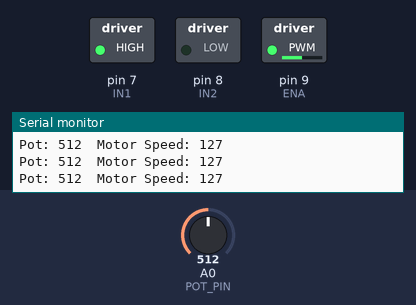
A sketch run on a simulated Arduino Uno, built with avr-gcc and run on an emulated ATmega328P. Parts: switched loads named in the sketch (green lamp = pin HIGH), the last lines printed to the serial monitor. The test bench sets the inputs (shaded band); at power-on: A0 (POT_PIN) = 512.

Above: at 1.2 s.
1.3 s: A0 (POT_PIN) set to 716
At 2.0 s:
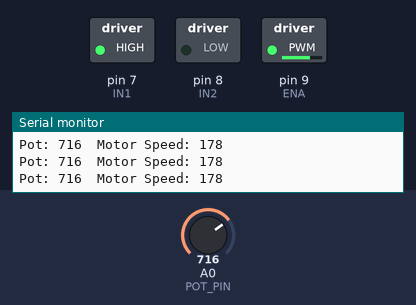
2.8 s: A0 (POT_PIN) set to 900
At 3.5 s:
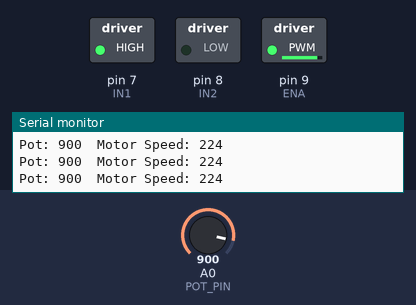
4.3 s: A0 (POT_PIN) set to 122
At 5.0 s:
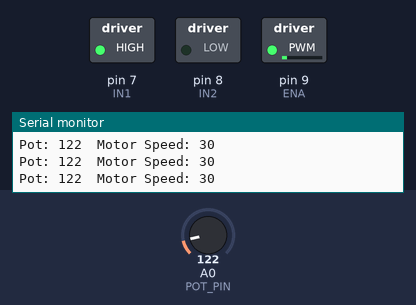
5.8 s: A0 (POT_PIN) set to 0
At 6.5 s:
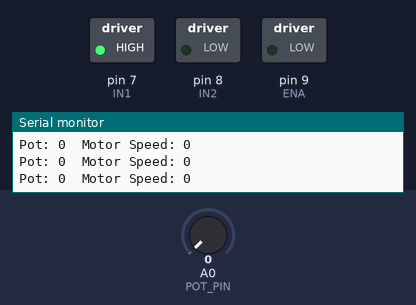
7.3 s: A0 (POT_PIN) set to 511
At 7.9 s:
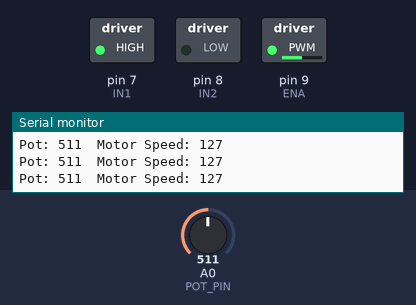
Timing chart, 0 to 9.8 s (numbered marks = the images above; inputs shaded):
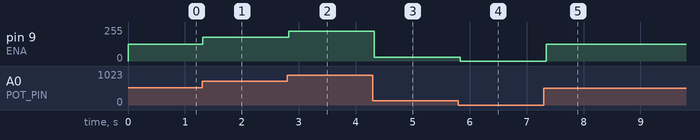

Measured:
- after the input at 1.3 s, pin 9 (ENA): 127/255 → 178/255 at once
- after the input at 2.8 s, pin 9 (ENA): 178/255 → 224/255 at once
- after the input at 4.3 s, pin 9 (ENA): 224/255 → 30/255 at once
- after the input at 5.8 s, pin 9 (ENA): 30/255 → 0/255 at once
- after the input at 7.3 s, pin 9 (ENA): 0/255 → 127/255 after 0.05 s

The sketch:

dc_motor_speed_control.ino
```cpp
#define POT_PIN A0
#define IN1 7
#define IN2 8
#define ENA 9

void setup() {
  pinMode(IN1, OUTPUT);
  pinMode(IN2, OUTPUT);
  pinMode(ENA, OUTPUT);

  // Set direction: forward
  digitalWrite(IN1, HIGH);
  digitalWrite(IN2, LOW);

  Serial.begin(9600);
  Serial.println("DC Motor Speed Control Ready");
}

void loop() {
  int potVal = analogRead(POT_PIN);
  int speed = map(potVal, 0, 1023, 0, 255);

  analogWrite(ENA, speed);

  Serial.print("Pot: ");
  Serial.print(potVal);
  Serial.print("  Motor Speed: ");
  Serial.println(speed);

  delay(100);
}
```
